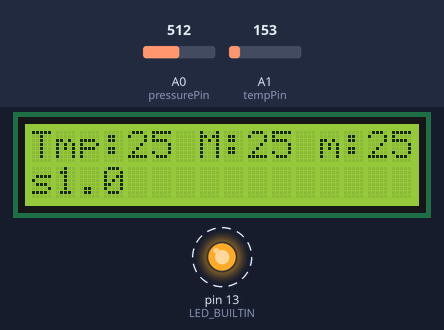
The sketch below on a simulated Arduino Uno, built with avr-gcc and run on an emulated ATmega328P. On the bench: 16×2 character LCD, output pins drawn as LEDs (lit = HIGH). Dashed ring = blinking. The inputs (shaded band) are chosen by the test bench; at power-on: A1 (tempPin) = 153, A0 (pressurePin) = 512.

Above: at 4.2 s.
4.3 s: A1 (tempPin) set to 165
At 5.9 s:
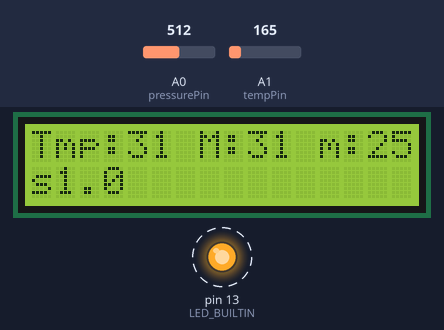
8.4 s: A0 (pressurePin) set to 12
10.6 s: A0 (pressurePin) set to 9
At 12.3 s:
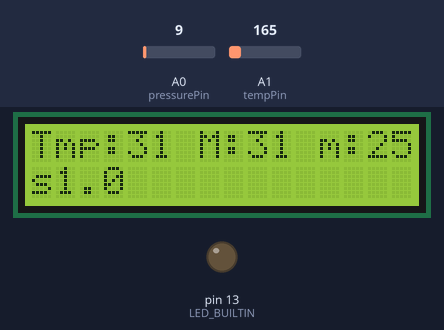
12.6 s: A0 (pressurePin) set to 110
At 13.1 s:
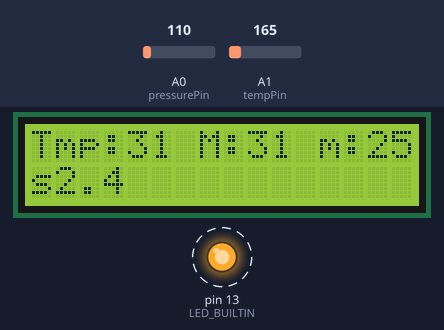
14.1 s: A1 (tempPin) set to 175
At 15.4 s:
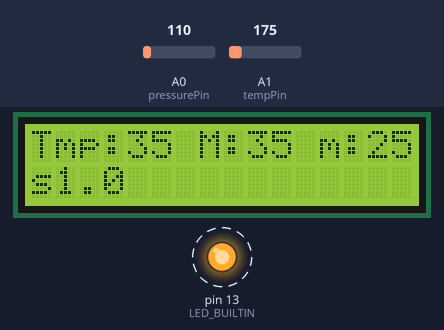
17.1 s: A1 (tempPin) set to 191
At 18.4 s:
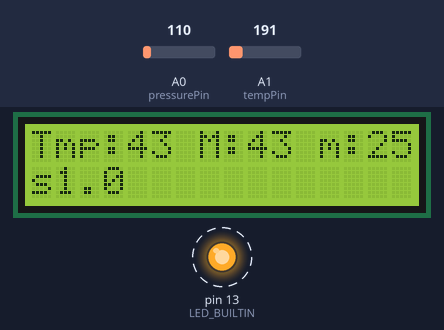
Timing chart, 0 to 21.1 s (numbered marks = the images above; inputs shaded):
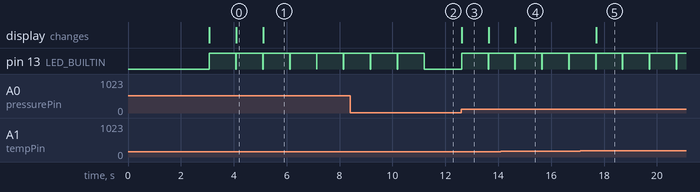

Measured:
- the behaviour switches between 11 and 10 on A0 (pressurePin) (found by bisection; images 1 and 2)
- after the input at 4.3 s, the display: changes after 0.81 s (image 1)
- after the input at 10.6 s, pin 13 (LED_BUILTIN): goes on until 11.2 s, then stays LOW
- after the input at 12.6 s, pin 13 (LED_BUILTIN): LOW → HIGH at once, → LOW 1.0 s later, → HIGH 0.02 s later; the display: changes at once (image 3)
- after the input at 14.1 s, the display: changes after 0.55 s (image 4)
- after the input at 17.1 s, the display: changes after 0.60 s (image 5)
- by itself, pin 13 (LED_BUILTIN): alternates HIGH for 1.0 s and LOW for 0.02 s

The sketch:

blubbometer.ino
```cpp
#include <LiquidCrystal.h>
LiquidCrystal lcd(12,11,5,4,3,2);

const int pressurePin = A0;
const int tempPin = A1;
long counter = 0;
long t0 = 0;
long t1 = 1;
const int snittSize = 100;
long snittArray[snittSize];
float snitt;

int pressure;
int tempPinVal;
float tempVoltage;
float temp;
float tempMax = -100;
float tempMin = 100;
float avgTemp;
int tempCount = 0;

void setup() {
  lcd.begin(16,2);
  //Serial.begin(9600);
  pinMode(LED_BUILTIN, OUTPUT);
  lcd.print(" BLUBB-O-METER");
  lcd.setCursor(6,1);
  lcd.print("9000");
  delay(3000);

}

void loop() {
  pressure = analogRead(pressurePin);
  tempPinVal = analogRead(tempPin);
  tempVoltage = (tempPinVal/1024.0)*5.0;
  temp += (tempVoltage-.5)*100;
  tempCount ++;


  delay(10);
  if (pressure > 10){
    t1 = millis();
    avgTemp = temp/tempCount;
    if (avgTemp>tempMax){
      tempMax=avgTemp;
    }
    if (avgTemp<tempMin){
      tempMin=avgTemp;
    }
    //Serial.print("Temp avg : ");
    //Serial.print(avgTemp);
    //Serial.print("\n");


    lcd.clear();
    lcd.setCursor(0,0);
    //lcd.print("Blubb#:");
    //lcd.print(counter);
    lcd.print("Tmp:");
    lcd.print(round(avgTemp));
    lcd.print(" M:");
    lcd.print(round(tempMax));
    lcd.print(" m:");
    lcd.print(round(tempMin));
    lcd.setCursor(0,1);
    lcd.print("s");
    lcd.print((t1-t0)/1000.,1);

    snittArray[counter%snittSize] = (t1-t0);

    if(counter >=snittSize){
      snitt = 0;
      for(int i=0; i < snittSize; i++){
        snitt += snittArray[i];
      }

      snitt = snitt/(1000. * snittSize);
      //Serial.print(", average last ");
      //Serial.print(snittSize);
      //Serial.print(" measurements: ");
      //Serial.print(snitt);
      //Serial.print(" sec");

      lcd.print(" Gs");
      lcd.print(snitt,1);
    }


    //Serial.print(".\n");

    t0 = t1;
    counter ++;
    tempCount=0;
    temp=0;
    digitalWrite(LED_BUILTIN, HIGH);
    delay(1000);
    digitalWrite(LED_BUILTIN, LOW);
  }

}
```
